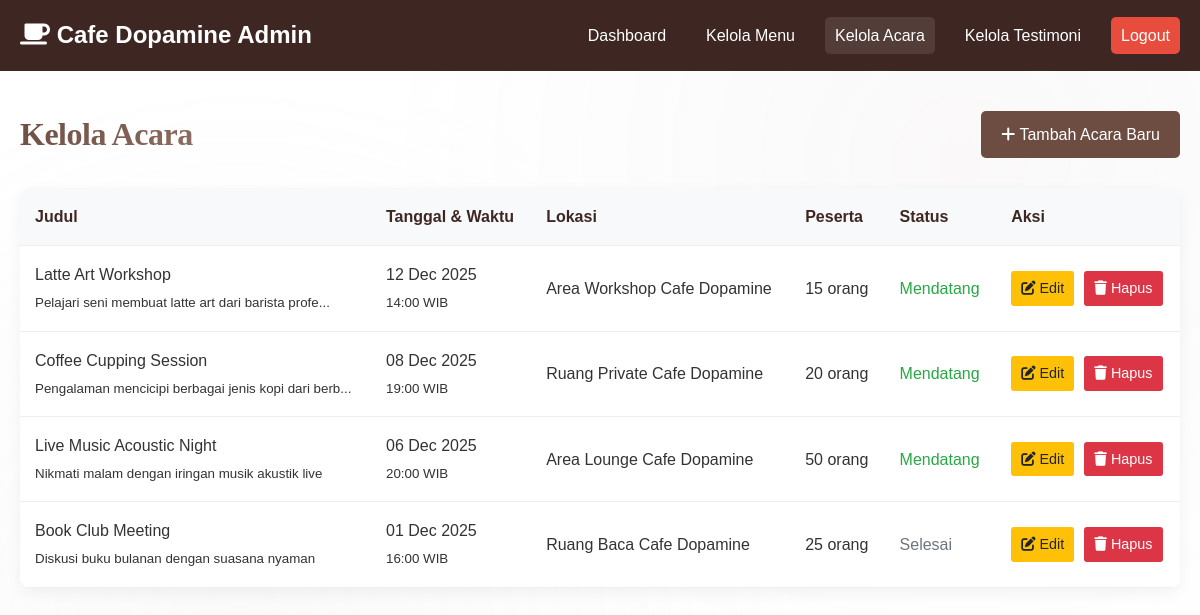
The app's page /admin/manage_events.php (signed in) with its own data.
### tables this page shows
CREATE TABLE `events` (
  `id` int(11) NOT NULL,
  `title` varchar(200) NOT NULL,
  `description` text DEFAULT NULL,
  `date` date NOT NULL,
  `time` time NOT NULL,
  `location` varchar(200) DEFAULT NULL,
  `participants` int(11) DEFAULT 0,
  `is_upcoming` tinyint(1) DEFAULT 1,
  `created_at` timestamp NOT NULL DEFAULT current_timestamp()
);

### admin/manage_events.php (the view, shortened to what this page needs)
<?php
require_once '../includes/database.php';
$events = $conn->query("SELECT * FROM events ORDER BY date DESC, time DESC");
?>
<!DOCTYPE html>
<html lang="id">
<head>
    <link rel="stylesheet" href="../css/style.css">
    <link rel="stylesheet" href="https://cdnjs.cloudflare.com/ajax/libs/font-awesome/6.4.0/css/all.min.css">
</head>
<body>
    <header class="admin-header">
        <div class="container">
            <nav class="admin-nav">
                <div class="admin-logo">
                    <i class="fas fa-coffee"></i> Cafe Dopamine Admin
                </div>
                <div class="admin-nav-links">
                    <a href="dashboard.php">Dashboard</a>
                    <a href="manage_menu.php">Kelola Menu</a>
                    <a href="manage_events.php" class="active">Kelola Acara</a>
                    <a href="manage_testimonials.php">Kelola Testimoni</a>
                    <a href="logout.php" class="logout-btn">Logout</a>
                </div>
            </nav>
        </div>
    </header>
    <main class="admin-container">
        <div class="admin-title">
            <h1>Kelola Acara</h1>
            <a href="manage_events.php?action=add" class="btn-add">
                <i class="fas fa-plus"></i> Tambah Acara Baru
            </a>
        </div>
        <?php if (isset($_GET['action']) && $_GET['action'] === 'add'): ?>
            <div class="form-container">
                <h2>Tambah Acara Baru</h2>
                <form method="POST" action="">
                    <input type="hidden" name="action" value="add">
                    <div class="form-group">
                        <label for="title">Judul Acara *</label>
                        <input type="text" id="title" name="title" class="form-control" required>
                    </div>
                    <div class="form-group">
                        <label for="description">Deskripsi</label>
                        <textarea id="description" name="description" class="form-control" rows="4"></textarea>
                    </div>
                    <div class="datetime-group">
                        <div class="form-group">
                            <label for="date">Tanggal *</label>
                            <input type="date" id="date" name="date" class="form-control" required>
                        </div>
                        <div class="form-group">
                            <label for="time">Waktu *</label>
                            <input type="time" id="time" name="time" class="form-control" required>
                        </div>
                    </div>
                    <div class="form-group">
                        <label for="location">Lokasi</label>
                        <input type="text" id="location" name="location" class="form-control">
                    </div>
                    <div class="form-group">
                        <label for="participants">Jumlah Peserta</label>
                        <input type="number" id="participants" name="participants" class="form-control" min="0" value="0">
                    </div>
                    <div class="form-group">
                        <div class="checkbox-group">
                            <input type="checkbox" id="is_upcoming" name="is_upcoming" value="1" checked>
                            <label for="is_upcoming">Acara Mendatang</label>
                        </div>
                    </div>
                    <div class="form-actions">
                        <button type="submit" class="btn-submit">
                            <i class="fas fa-save"></i> Simpan Acara
                        </button>
                        <a href="manage_events.php" class="btn-cancel">Batal</a>
                    </div>
                </form>
            </div>
        <?php else:
        ?>
            <div class="table-container">
                <table>
                    <thead>
                        <tr>
                            <th>Judul</th>
                            <th>Tanggal & Waktu</th>
                            <th>Lokasi</th>
                            <th>Peserta</th>
                            <th>Status</th>
                            <th>Aksi</th>
                        </tr>
                    </thead>
                    <tbody>
                        <?php if ($events->num_rows > 0): ?>
                            <?php while($event = $events->fetch_assoc()):
                            ?>
                                <tr>
                                    <td><?php echo htmlspecialchars($event['title']); ?>
                                        <br><small><?php echo htmlspecialchars(substr($event['description'], 0, 50)) . (strlen($event['description']) > 50 ? '...' : ''); ?></small>
                                    </td>
                                    <td>
                                        <?php echo date('d M Y', strtotime($event['date'])); ?><br>
                                        <small><?php echo date('H:i', strtotime($event['time'])); ?> WIB</small>
                                    </td>
                                    <td><?php echo htmlspecialchars($event['location']); ?></td>
                                    <td><?php echo $event['participants']; ?> orang</td>
                                    <td>
                                        <span class="<?php echo $event['is_upcoming'] ? 'status-upcoming' : 'status-past'; ?>">
                                            <?php echo $event['is_upcoming'] ? 'Mendatang' : 'Selesai'; ?>
                                        </span>
                                    </td>
                                    <td>
                                        <div class="action-buttons">
                                            <a href="manage_events.php?edit=<?php echo $event['id']; ?>" class="btn-edit">
                                                <i class="fas fa-edit"></i> Edit
                                            </a>
                                            <a href="manage_events.php?delete=<?php echo $event['id']; ?>" class="btn-delete" onclick="return confirm('Apakah Anda yakin ingin menghapus acara ini?');">
                                                <i class="fas fa-trash"></i> Hapus
                                            </a>
                                        </div>
                                    </td>
                                </tr>
                            <?php endwhile; ?>
                        <?php endif; ?>
                    </tbody>
                </table>
            </div>
        <?php endif; ?>
    </main>
</body>
</html>

### css/style.css (style rules this page uses)
* { margin: 0; padding: 0; box-sizing: border-box; }
html { scroll-behavior: smooth; scroll-padding-top: 100px; }
:root { --primary-color: #6d4c41; --secondary-color: #a1887f; --accent-color: #d7ccc8; --light-color: #f5f5f5; --dark-color: #3e2723; --text-color: #333333; --text-light: #777777; --white: #ffffff; --shadow: 0 10px 30px rgba(0, 0, 0, 0.08); --shadow-hover: 0 20px 40px rgba(0, 0, 0, 0.15); --transition: all 0.4s cubic-bezier(0.175, 0.885, 0.32, 1.1); --border-radius: 16px; --gradient-primary: linear-gradient(135deg, #6d4c41 0%, #8d6e63 100%); --gradient-light: linear-gradient(135deg, #f9f5f3 0%, #f0e6e1 100%); }
body { font-family: 'Poppins', sans-serif; color: var(--text-color); background-color: var(--white); line-height: 1.7; overflow-x: hidden; position: relative; }
body::before { content: ''; position: fixed; top: 0; left: 0; width: 100%; height: 100%; background: radial-gradient(circle at 20% 80%, rgba(215, 204, 200, 0.1) 0%, transparent 50%), radial-gradient(circle at 80% 20%, rgba(161, 136, 127, 0.05) 0%, transparent 50%); pointer-events: none; z-index: -1; }
.container { width: 100%; max-width: 1200px; margin: 0 auto; padding: 0 20px; }
h1, h2, h3, h4 { font-family: 'Playfair Display', serif; font-weight: 700; line-height: 1.2; letter-spacing: -0.5px; }
h1 { background: var(--gradient-primary); -webkit-background-clip: text; -webkit-text-fill-color: transparent; background-clip: text; }
a { text-decoration: none; color: inherit; transition: var(--transition); }

### admin/manage_events.php (style rules this page uses)
.admin-header { background-color: var(--dark-color); color: white; padding: 15px 0; position: sticky; top: 0; z-index: 100; }
.admin-nav { display: flex; justify-content: space-between; align-items: center; }
.admin-logo { font-size: 1.5rem; font-weight: 600; }
.admin-nav-links { display: flex; gap: 20px; }
.admin-nav-links a { color: white; padding: 5px 10px; border-radius: 5px; transition: var(--transition); }
.admin-nav-links a:hover, .admin-nav-links a.active { background-color: rgba(255,255,255,0.1); }
.logout-btn { background: #e74c3c; }
.admin-container { padding: 40px 20px; max-width: 1200px; margin: 0 auto; }
.admin-title { margin-bottom: 30px; color: var(--dark-color); display: flex; justify-content: space-between; align-items: center; }
.btn-add { background-color: var(--primary-color); color: white; padding: 10px 20px; border-radius: 5px; text-decoration: none; transition: var(--transition); }
.table-container { background: white; border-radius: 10px; overflow: hidden; box-shadow: 0 5px 15px rgba(0,0,0,0.05); margin-bottom: 40px; overflow-x: auto; }
table { width: 100%; border-collapse: collapse; }
th, td { padding: 15px; text-align: left; border-bottom: 1px solid #eee; }
th { background-color: #f8f9fa; font-weight: 600; color: var(--dark-color); }
.status-upcoming { color: #28a745; font-weight: 500; }
.status-past { color: #6c757d; font-weight: 500; }
.action-buttons { display: flex; gap: 10px; }
.btn-edit, .btn-delete { padding: 5px 10px; border-radius: 3px; text-decoration: none; font-size: 0.9rem; transition: var(--transition); }
.btn-edit { background-color: #ffc107; color: #212529; }
.btn-delete { background-color: #dc3545; color: white; }

### records on screen
events: title "Latte Art Workshop", description "Pelajari seni membuat latte art dari barista profe", date "12 Dec 2025", time "14:00", location "Area Workshop Cafe Dopamine", participants "15", is_upcoming "Mendatang"
events: title "Coffee Cupping Session", description "Pengalaman mencicipi berbagai jenis kopi dari berb", date "08 Dec 2025", time "19:00", location "Ruang Private Cafe Dopamine", participants "20", is_upcoming "Mendatang"
events: title "Live Music Acoustic Night", description "Nikmati malam dengan iringan musik akustik live", date "06 Dec 2025", time "20:00", location "Area Lounge Cafe Dopamine", participants "50", is_upcoming "Mendatang"
events: title "Book Club Meeting", description "Diskusi buku bulanan dengan suasana nyaman", date "01 Dec 2025", time "16:00", location "Ruang Baca Cafe Dopamine", participants "25", is_upcoming "Selesai"
